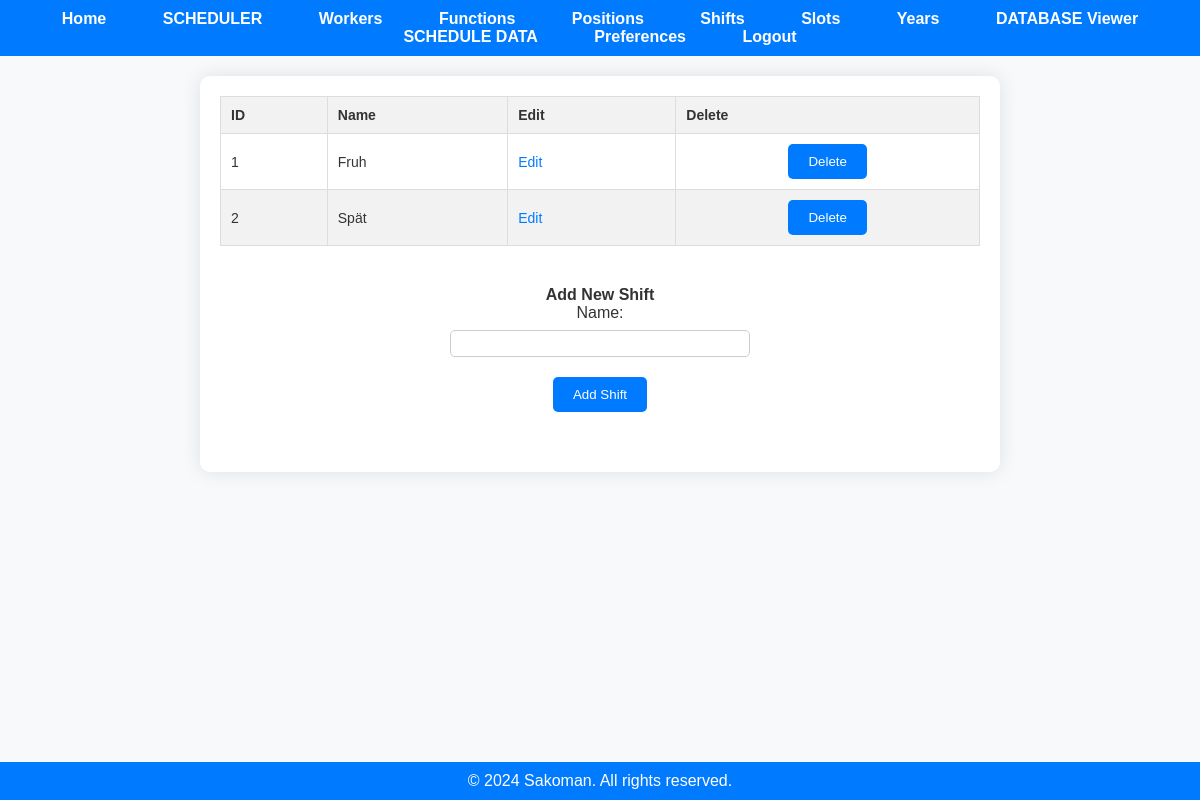
The page /shifts (signed in) on the database as committed earlier.
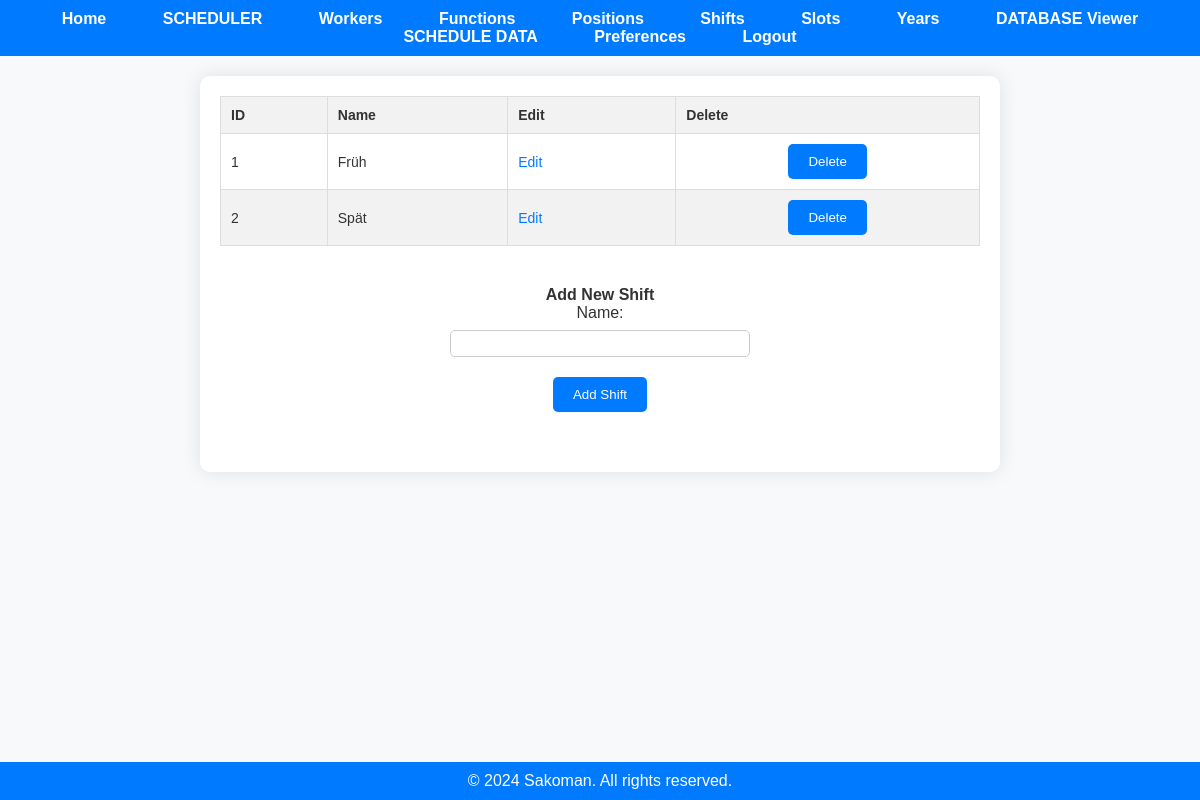
The same page on the database as committed later.
### app.py (models this page shows)
class Shift(db.Model):
    shift_id = db.Column(db.Integer, primary_key=True)
    user_id = db.Column(db.Integer, nullable=False)
    name = db.Column(db.String(50), nullable=False)

### app.py (the view)
@app.route('/shifts')
@employer_required
def display_shifts():
    if 'user_id' not in session:
        flash('You must be logged in to view this page.', 'error')
        return redirect(url_for('login'))
    user_id = session['user_id']
    shifts = fetch_all(user_id, 'Shift')
    return render_template('shifts.html', shifts=shifts)

### app.py (called while the page is built)
@login_manager.user_loader
def load_user(user_id):
    return User.query.get(int(user_id))

def employer_required(func):
    @wraps(func)
    def decorated_function(*args, **kwargs):
        if not current_user.is_authenticated:
            flash('You must be logged in to view this page.', 'error')
            return redirect(url_for('login'))
        if current_user.role != 'employer':
            flash('You do not have permission to view this page.', 'error')
            return redirect('/')
        return func(*args, **kwargs)
    return decorated_function

def fetch_all(user_id, table_name):
    if table_name not in ['Worker', 'Function', 'Position', 'Shift', 'Slot', 'Year_Days', 'Schedule']:
        return None
    table_class = globals()[table_name]
    items = table_class.query.filter_by(user_id=user_id).all()
    return items

### templates/shifts.html (shortened to what this page needs)
<!DOCTYPE html>
<html lang="en">
<head>
    <link rel="stylesheet" href="{{ url_for('static', filename='styles.css') }}">
</head>
<body>
    {% include 'navbar.html' %}
    <div class="container">
        <div class="existing-items-section">
            {% if shifts %}
                <table class="data-table">
                    <thead>
                        <tr>
                            <th>ID</th>
                            <th>Name</th>
                            <th>Edit</th>
                            <th>Delete</th>
                        </tr>
                    </thead>
                    <tbody>
                        {% for shift in shifts %}
                            <tr>
                                <td>{{ shift.shift_id }}</td>
                                <td>{{ shift.name }}</td>
                                <td>
                                    <a href="/edit/{{ table_name }}/{{ shift.shift_id }}" class="action-link">Edit</a>
                                </td>
                                <td>
                                    <form action="/delete/{{ table_name }}/{{ shift.shift_id }}" method="post">
                                        <button type="submit" class="delete-button">Delete</button>
                                    </form>
                                </td>
                            </tr>
                        {% endfor %}
                    </tbody>
                </table>
            {% else %}
                <p>No shifts available.</p>
            {% endif %}
        </div>
        <div class="add-item-section">
            <h2>Add New Shift</h2>
            <form action="/add/shift" method="post" class="add-form">
                <label for="name">Name:</label>
                <input type="text" id="name" name="name">
                <button type="submit" class="add-button">Add Shift</button>
            </form>
        </div>
    </div>
    <div class="footer">
        &copy; 2024 Sakoman. All rights reserved.
    </div>
</body>
</html>

Rows that differ between the two databases and show on the page:
changed Shift id 1: name "Fruh" → "Früh"
